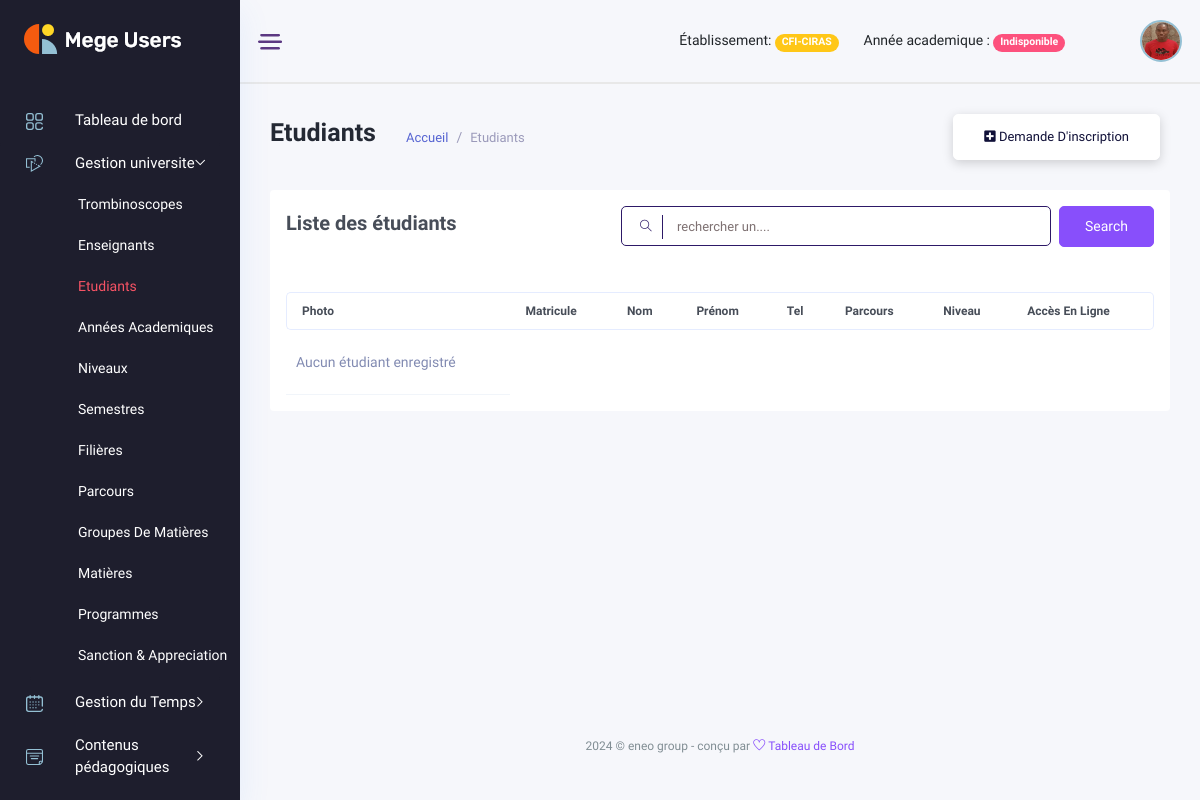
Page /manager_dashboard/gestion_universite/students/ (signed in) on the earlier database version.
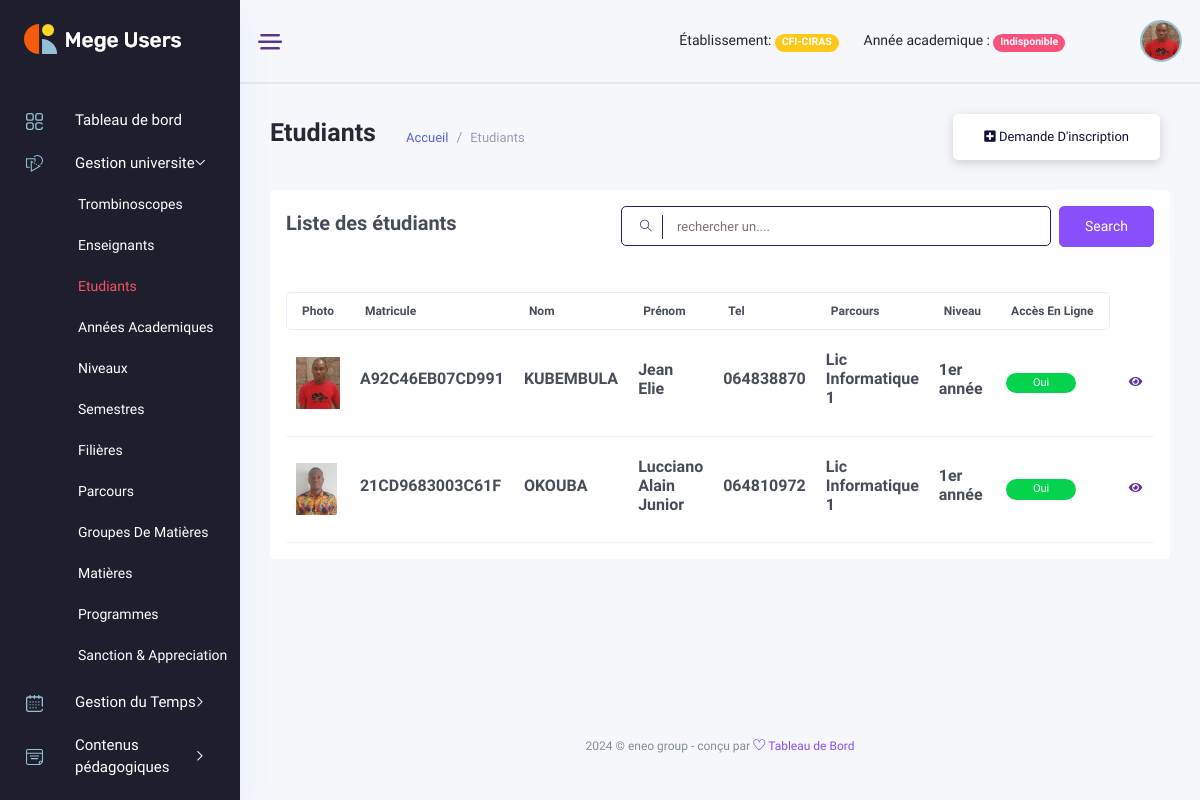
Same page on the later database version.
### backend/models/gestion_ecole.py (models this page shows, shortened)
class StudentCareer(models.Model):
    student = models.ForeignKey(Student, on_delete=models.SET_NULL, blank=True, null=True)
    career = models.ForeignKey(Career, on_delete=models.SET_NULL, blank=True, null=True)
    academic_year = models.ForeignKey(AcademicYear, on_delete=models.SET_NULL, blank=True, null=True)
    semester = models.ForeignKey(Semester, on_delete=models.SET_NULL, blank=True, null=True)
    is_registered =  models.BooleanField(default=False)
    is_valid =  models.BooleanField(default=False)
    is_next = models.BooleanField(default=False)
    school = models.ForeignKey(Etablishment, on_delete=models.CASCADE, null=True)
    created_at = models.DateTimeField(auto_now_add=True)
    updated_at = models.DateTimeField(auto_now=True)

class Student(models.Model):
    registration_number = ShortUUID4Field()
    lastname = models.CharField(max_length=50, null=True, blank=True)
    firstname = models.CharField(max_length=50, null=True, blank=True)
    address = models.CharField(max_length=50, null=True, blank=True)
    tel = models.CharField(max_length=20, blank=True)
    city = models.CharField(max_length=17, choices=cities, blank=True)
    sex = models.CharField(max_length=10, choices=sexes, blank=True)
    email = models.CharField(max_length=120, unique=True, blank=True, null=True)
    bithday = models.DateField(null=True, blank=True)
    nationality = models.CharField(max_length=20, blank=True)
    blood_type = models.CharField(max_length=5, blank=True, null=True, choices=type_blood)
    birthday_place = models.CharField(max_length=100, blank=True, null=True)
    allergy = models.CharField(max_length=255, blank=True, null=True)
    picture = models.ImageField(upload_to="student_images", blank=True, null=True)
    status = models.BooleanField(default=False)
    is_valid = models.BooleanField(default=False)
    created_at = models.DateTimeField(auto_now_add=True, null=True)
    updated_at = models.DateTimeField(auto_now=True, null=True)
    def file_exists(self):
        if self.picture:
            return os.path.exists(settings.MEDIA_ROOT / str(self.picture))
        return False

class Career(models.Model):
    title = models.CharField(max_length=50)
    sector = models.ForeignKey(Sector, on_delete=models.SET_NULL, blank=True, null=True)
    created_at = models.DateTimeField(auto_now_add=True)
    updated_at = models.DateTimeField(auto_now=True)

class Semester(models.Model):
    title = models.CharField(max_length=50)
    level = models.ForeignKey(Level, on_delete=models.SET_NULL, null=True, blank=True)
    created_at = models.DateTimeField(auto_now_add=True)
    updated_at = models.DateTimeField(auto_now=True)

class Level(models.Model):
    label = models.CharField(max_length=50)
    fees = models.IntegerField(default=1000)
    school = models.ForeignKey(Etablishment, on_delete=models.CASCADE, null=True)
    created_at = models.DateTimeField(auto_now_add=True)
    updated_at = models.DateTimeField(auto_now=True)

### manager_dashboard/views/gestion_universite_view.py (the view)
class StudentsView(View):
    template = "manager_dashboard/gestion_universite/etudiants.html"
    def dispatch(self,request, *args, **kwargs):
        if not request.user.is_authenticated:
            return redirect('backend:login')
        if request.user.is_manager or request.user.is_admin_school:
            return super().dispatch(request, *args, **kwargs)
        return redirect('backend:logout')
    def get(self, request, *args, **kwargs):
        try:
            academic_year = AcademicYear.objects.get(status=True, school=request.user.school)
            students = StudentCareer.objects.filter(academic_year=academic_year, is_registered=True, is_valid=False).order_by('-created_at')
            context = {'student_careers': students}
            return render(request, template_name=self.template, context=context)
        except AcademicYear.DoesNotExist:
           return render(request, template_name=self.template)

### manager_dashboard/templates/manager_dashboard/gestion_universite/etudiants.html (shortened to what the changed rows need)
{% extends '../base.html' %}
{% load static %}
{% block content %}
<div class="main_content_iner overly_inner ">
    <div class="container-fluid p-0 ">
        <div class="row">
            <div class="col-lg-12">
                <div class="card QA_section border-0">
                    <div class="card-body QA_table ">
                        <div class="table-responsive shopping-cart ">
                            <table id="dataTable" class="table lms_table_active ">
                                <thead>
                                    <tr>
                                        <th class="border-top-0">Photo</th>
                                        <th class="border-top-0">Matricule</th>
                                        <th class="border-top-0">Nom</th>
                                        <th class="border-top-0">Prénom</th>
                                        <th class="border-top-0">tel</th>
                                        <th class="border-top-0">Parcours</th>
                                        <th class="border-top-0">Niveau</th>
                                        <th class="border-top-0">Accès en ligne</th>
                                    </tr>
                                </thead>
                                <tbody>
                                    {% if student_careers|length >= 1 %}
                                        {% for student_career in student_careers %}
                                            <tr>
                                                <td>
                                                    {% if student_career.student.file_exists %}
                                                        <img src="{{ student_career.student.picture.url }}" alt height="52">
                                                    {% else %}
                                                        <img src="{% static 'img/staf/student.png' %}" alt height="52">
                                                    {% endif %}
                                                </td>
                                                <td><h6> {{student_career.student.registration_number|upper}} </h6></td>
                                                <td><h6> {{student_career.student.lastname}} </h6></td>
                                                <td><h6> {{student_career.student.firstname}} </h6></td>
                                                <td><h6> {{student_career.student.tel}} </h6></td>
                                                <td><h6> {{student_career.career.title}} </h6></td>
                                                <td><h6> {{student_career.semester.level.label}} </h6></td>
                                                <td><a class="status_btn">Oui</a></td>
                                                <td>
                                                    <div class="action_btns d-flex">
                                                        <a href='{% url "manager_dashboard:student_detail" student_career.student.id %}' class="action_btn mr_10"> <i class="fas fa-eye"></i> </a>
                                                    </div>
                                                </td>
                                            </tr>
                                        {% endfor %}
                                    {% else %}
                                        <tr>
                                            <td>
                                                <p> Aucun étudiant enregistré </p>
                                            </td>
                                        </tr>
                                    {%endif%}
                                </tbody>
                            </table>
                        </div>
                    </div>
                </div>
            </div>
        </div>
    </div>
</div>
{% endblock content %}

Differences in the rows shown:
added StudentCareer: student.picture (picture), student.registration_number "A92C46EB07CD991", student.lastname "KUBEMBULA", student.firstname "Jean Elie", student.tel "064838870", career "Lic Informatique 1", semester.level.label "1er année"
added StudentCareer: student.picture (picture), student.registration_number "21CD9683003C61F", student.lastname "OKOUBA", student.firstname "Lucciano Alain Junior", student.tel "064810972", career "Lic Informatique 1", semester.level.label "1er année"
Other differences:
text no longer shown: "Aucun étudiant enregistré"
